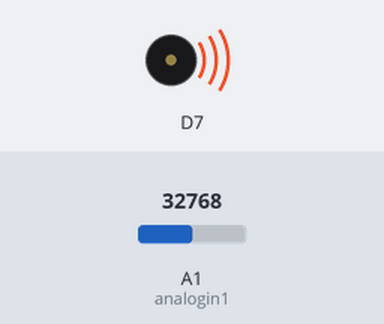
Bench run of a program on a simulated CircuitPython board. Shown: buzzer (waves = sounding). The inputs (shaded band) are chosen by the test bench; at power-on: A1 (analogin1) = 32768 (analog values on the 0–65535 scale).

Above: at 1.2 s.
1.3 s: A1 (analogin1) set to 7864
At 1.63 s:
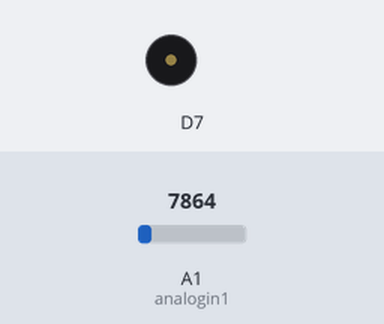
4.3 s: A1 (analogin1) set to 19660
Timing chart, 0 to 11.8 s (numbered marks = the images above; inputs shaded):
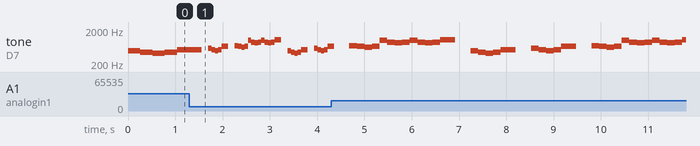

The program:

joystick_melody_speed.py
```python
"""
Description:
    Plays Mozart - Rondo Alla Turca on the buzzer, use the joystick to control the speed (see https://pages.mtu.edu/~suits/notefreqs.html and https://www.youtube.com/watch?v=aynfMtX0fiY)
Cable Connections:
    Buzzer Vcc -> 3V3
    Buzzer Gnd -> GND
    Buzzer I/O -> D7
    Joystick +5W -> 3V3
    Joystick GND -> GND
    Joystick VRx -> A1
"""
import board
import simpleio
import time
from analogio import AnalogIn

melody = [(493.88, 1.0), (440, 1.0), (415.30, 1.0), (440, 1.0), (523.25, 2.0), (-1, 2.0), (587.33, 1.0),(523.25, 1.0),(493.88, 1.0),(523.25, 1.0),(659.25, 2.0),(-1, 2.0),(698.46, 1.0),(659.25, 1.0),(622.25, 1.0),(659.25, 1.0), (987.77, 1.0),(880.00, 1.0),(830.61, 1.0),(880.00, 1.0), (987.77, 1.0),(880.00, 1.0),(830.61, 1.0),(880.00, 1.0), (1046.50, 2.0), (-1, 2.0),]

analogin1 = AnalogIn(board.A1)

def get_voltage(pin):
    return ((pin.value* 1)/ 65536)*0.5 + 0.01

while True:
    for note, duration in melody:

        multiplier = get_voltage(analogin1)
        if note >= 0:
            simpleio.tone(board.D7, note, duration=multiplier*duration)
        else:
            time.sleep(multiplier*duration)
```

Measured:
- by itself, tone on D7: plays 698 Hz for 0.16 s, 659 Hz for 0.16 s, 622 Hz for 0.16 s, 659 Hz for 0.16 s, 987 Hz for 0.16 s, 880 Hz for 0.16 s … (36 notes in this stretch)
